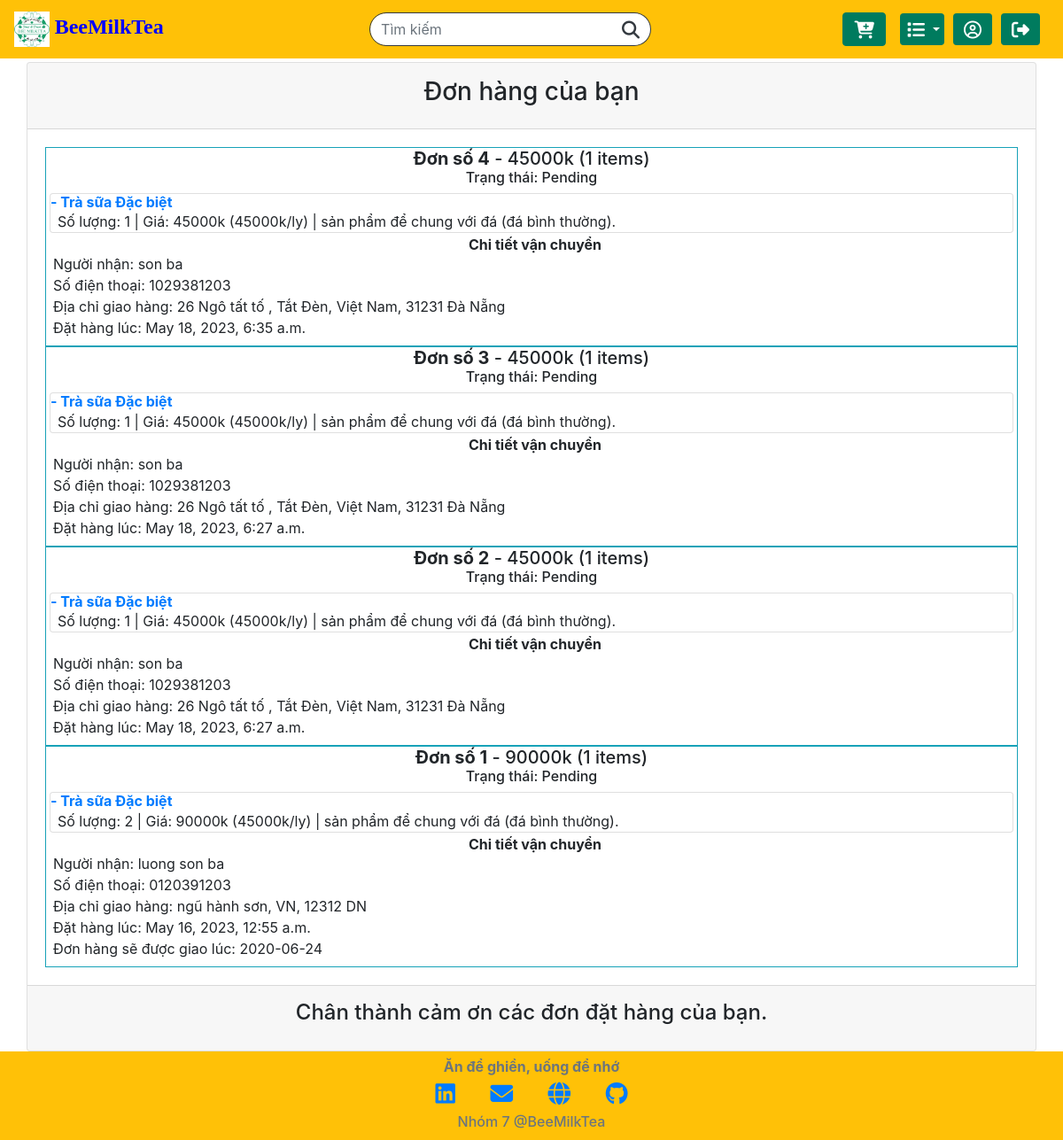
Page /history (signed in) on the committed database.
### orders/models.py (models this page shows, shortened)
class Ordered_item(models.Model):
    product = models.ForeignKey(Product, on_delete=models.CASCADE, related_name="product")
    quantity = models.IntegerField()
    price_quantity = models.IntegerField()
    notice = models.TextField(blank=True)

class Order(models.Model):
    user = models.ForeignKey(User, on_delete=models.CASCADE, related_name="usernames")
    ordered_items = models.ManyToManyField(Ordered_item, blank=True, related_name="items")
    name = models.CharField(max_length=32, blank=True)
    mobile = models.CharField(max_length=16, blank=True)
    shipping_address = models.TextField(blank=True)
    email = models.CharField(max_length=64, blank=True)
    total_price = models.IntegerField()
    ordered_time = models.DateTimeField(auto_now_add=True)
    expected_time_request = models.TextField(blank=True)
    delivery_time = models.CharField(max_length=32, blank=True, null=True)
    status = models.CharField(max_length=32, choices=STATUS, default='Pending')

class Product(models.Model):
    name = models.CharField(max_length=64)
    category = models.CharField(max_length=32, choices=CATEGORIES, default='TRÀ SỮA')
    price = models.IntegerField(default=50000)
    unit = models.CharField(max_length=10, default='1 ly')
    availability = models.CharField(max_length=32, choices=AVAILABILITIES, default='có sẵn')
    quantity = models.IntegerField()
    description_short = models.CharField(max_length=64, default='có sẵn')
    description_long = models.TextField(default='có sẵn')
    image = models.ImageField(verbose_name="Product Image", upload_to="orders/static/orders/images/", default=None, blank=True)
    image_filename = models.CharField(max_length=256, default="image.jpg")

### orders/views.py (the view)
# urls.py: path("history", views.history_view, name="history"),
def history_view(request):
    orders = list_detail_orders(Order.objects.filter(user=request.user))
    context = {
        "orders": orders,
    }
    return render(request, 'orders/history.html', context)

### orders/templates/orders/history.html (shortened to what this page needs)
{% extends "orders/base.html" %}
{% block script %}
{% load static %}
{% endblock %}
{% block main %}
<div class="container-md cart p-0 mt-3 mb-3">
  <div class="card">
    <div class="card-header pt-3 pb-3 pl-0 pr-0">
      <div class="w-100 m-0">
        <div class="d-flex align-items-center justify-content-center">
          <h3>Đơn hàng của bạn</h3>
        </div>
      </div>
    </div>
    <div class="card-body">
      {% for id, order in orders.items %}
      <div class="border border-info p-0">
        <h5 class="text-center m-0"><b>Đơn số {{ id }}</b> - {{ order.total_price }}k ({{ order.item_count }} items)</h5>
        <h6 class="text-center">Trạng thái: {{ order.status }}</h6>
        <ul class="list-group m-1">
          {% for item in order.ordered_products %}
          <li class="list-group-item p-0">
            <a href="/item/{{item.id}}"><h6 class="m-0"><b>- {{ item.name }}</b></h6></a>
            <p class="m-0 pl-2">Số lượng: {{ item.quantity }} | Giá: {{ item.price }}k ({{ item.basic_price }}k/{{ item.unit }}) | {{ item.user_request }}</p>
          </li>
          {% endfor %}
        </ul>
        <div class="reciever_info ml-2 mb-2">
          <h6 class="text-center mb-0"><b>Chi tiết vận chuyển</b></h6>
          <p class="m-0">Người nhận: {{ order.customer_name }}</p>
          <p class="m-0">Số điện thoại: {{ order.customer_mobile }}</p>
          <p class="m-0">Địa chỉ giao hàng: {{ order.shipping_address }}</p>
          <p class="m-0">Đặt hàng lúc: {{ order.customer_ordered_time }}</p>
          {% if order.delivery_time != None %}
          <p class="m-0">Đơn hàng sẽ được giao lúc: {{ order.delivery_time }}</p>
          {% endif %}
        </div>
      </div>
      {% endfor %}
    </div>
    <div class="card-footer">
      <div class="d-flex align-items-center mt-1 mb-3 justify-content-center">
        <h4 class="text-center m-0">Chân thành cảm ơn các đơn đặt hàng của bạn.</h4>
      </div>
    </div>
  </div>
</div>
{% endblock %}

### orders/templates/orders/base.html (shortened to what this page needs)
{% load static %}
<!DOCTYPE html>
<html lang="en" dir="ltr">
<head>
  <link rel="stylesheet" href="https://stackpath.bootstrapcdn.com/bootstrap/4.5.0/css/bootstrap.min.css">
  <link rel="stylesheet" href="https://cdn.jsdelivr.net/npm/bootstrap-select@1.13.17/dist/css/bootstrap-select.min.css">
  <link rel="stylesheet" href="https://unpkg.com/aos@next/dist/aos.css" />
  <link rel="stylesheet" href="{% static 'orders/css/styles.css' %}" />
</head>
<body>
  <nav class="navbar navbar-expand-md navbar-light bg-warning">
    <div class="d-flex w-100 justify-content-between">
      <div class="">
        <a class="navbar-brand" href="/">
          <img class="d-inline" style="width: 40px; height: 40px;" src="{% static 'orders/images/logo.png' %}">
          <span class="blue d-inline brand-name"> BeeMilkTea </span>
        </a>
      </div>
      <div class="d-flex align-items-center">
        <form class="form-inline my-2 my-lg-0" action="/search" method="post">
          <div class="input-group search">
            <input class="form-control btn-outline-dark search-field" type="text" placeholder="Tìm kiếm" name="query" aria-label="Search" required>
            <div class="input-group-append">
              <button class="btn btn-outline-dark bg-white border-left-0 search-field-button" type="submit"><i class="fas fa-search fa-lg"></i></button>
            </div>
          </div>
        </form>
      </div>
      <div class="d-flex align-items-center">
        {% if not user.is_superuser %}
        <div class="cart-icon mr-3">
          <button type="button" class="btn btn-primary" data-toggle="modal" data-target="#cartModal"><i class="fas fa-cart-plus fa-lg"></i><span class="cart-lable"> Giỏ Hàng </span></a></button>
        </div>
        {% endif %}
        <div class="collapse navbar-collapse" id="navbar">
          <ul class="navbar-nav ml-auto">
            <li class="nav-item dropdown mr-3">
              <a class="nav-link dropdown-toggle btn btn-primary text-white border-0 nav-category" href="#" id="navbarDropdownMenuLink" role="button" data-toggle="dropdown" aria-haspopup="true" aria-expanded="false">
                <i class="fas fa-list fa-lg"></i> <span class="md-hidden"> Chọn loại</span>
              </a>
            </li>
            {% if user.is_authenticated %}
              {% if not user.is_superuser %}
              <li class="nav-item mr-3"><a class="btn btn-primary text-white border-0" href="/history" role="button" aria-expanded="false"><i class="far fa-user-circle fa-lg"></i><span class="md-hidden d-inline"> Đơn đã mua </span></a></li>
              {% endif %}
            <li class="nav-item mr-3"><a class="btn btn-primary text-white border-0" href="/logout" role="button" aria-expanded="false"><i class="fas fa-sign-out-alt fa-lg"></i><span class="md-hidden d-inline"> Đăng xuất </span></a></li>
            {% endif %}
          </ul>
        </div>
      </div>
    </div>
  </nav>
  {% block main %}
  {% endblock %}
  <footer class="footer small text-center text-muted mt-3 pb-2 pt-2 bg-warning">
    <div class="row">
      <div class="col-lg-12">
        <h6 class="mb-2 "><b>Ăn để ghiền, uống để nhớ</b></h6>
        <a class="footer-link mr-3" href=""><i class="fab fa-linkedin fa-2x"></i></a>
        <a class="footer-link mr-3" href=""><i class="fas fa-envelope footer-icon fa-2x"></i></a>
        <a class="footer-link mr-3" href=""><i class="fas fa-globe fa-2x"></i></a>
        <a class="footer-link" href="https://github.com/ngochungle1331/MilkTea"><i class="fab fa-github fa-2x"></i></a>
      </div>
      <div class="col-lg-12 mt-2">
        <h6>Nhóm 7 @BeeMilkTea</6>
      </div>
    </div>
  </footer>
</body>
</html>

### static/orders/css/styles.css (style rules this page uses)
html { min-height: 100%; position: relative; }
body { margin-bottom: 100px; margin-top: 70px; }
.blue { color: blue; }
.navbar { position: fixed; top: 0; width: 100%; z-index: 1; }
.brand-name { font: 30px 'Pacifico', cursive; font-size: 24px; font-weight: 600; }
.search-field { border-radius: 20px; }
.search-field-button { border-radius: 20px; }
.cart-icon { position: relative; }
.nav-category { width: 150px; padding-bottom: 6px; padding-top: 6px; }
@media screen and (max-width: 1200px) { .nav-category { width: 50px; } }
@media screen and (max-width: 1200px) { .nav-item { margin-right: 10px !important; } }
.footer { position: absolute; bottom: 0; width: 100%; height: 100px; }
.footer-link { padding: 0 10px; }
.btn-primary { color: #fff; background-color: #007b5e; border-color: #007b5e; }

### rows in the picture
Ordered_item: id "4", total_price "45000", item_count "1", status "Pending", quantity "1", price "45000", basic_price "45000", user_request "sản phẩm để chung với đá (đá bình thường).", customer_name "son ba", customer_mobile "1029381203", shipping_address "26 Ngô tất tố , Tắt Đèn, Việt Nam, 31231 Đà Nẵng", customer_ordered_time "May 18, 2023, 6:35 a.m."
Product: name "Trà sữa Đặc biệt" "Trà sữa Đặc biệt" "Trà sữa Đặc biệt" "Trà sữa Đặc biệt", unit "ly" "ly" "ly" "ly"
Ordered_item: id "3", total_price "45000", item_count "1", status "Pending", quantity "1", price "45000", basic_price "45000", user_request "sản phẩm để chung với đá (đá bình thường).", customer_name "son ba", customer_mobile "1029381203", shipping_address "26 Ngô tất tố , Tắt Đèn, Việt Nam, 31231 Đà Nẵng", customer_ordered_time "May 18, 2023, 6:27 a.m."
Ordered_item: id "2", total_price "45000", item_count "1", status "Pending", quantity "1", price "45000", basic_price "45000", user_request "sản phẩm để chung với đá (đá bình thường).", customer_name "son ba", customer_mobile "1029381203", shipping_address "26 Ngô tất tố , Tắt Đèn, Việt Nam, 31231 Đà Nẵng", customer_ordered_time "May 18, 2023, 6:27 a.m."
Order: status "Pending", customer_name "luong son ba", customer_mobile "0120391203", shipping_address "ngũ hành sơn, VN, 12312 DN", customer_ordered_time "May 16, 2023, 12:55 a.m.", delivery_time "2020-06-24"
Ordered_item: user_request "sản phẩm để chung với đá (đá bình thường)."

### other values in the picture
{{ id }} "1"
{{ order.total_price }} "90000"
{{ order.item_count }} "1"
{{ item.quantity }} "2"
{{ item.price }} "90000"
{{ item.basic_price }} "45000"
